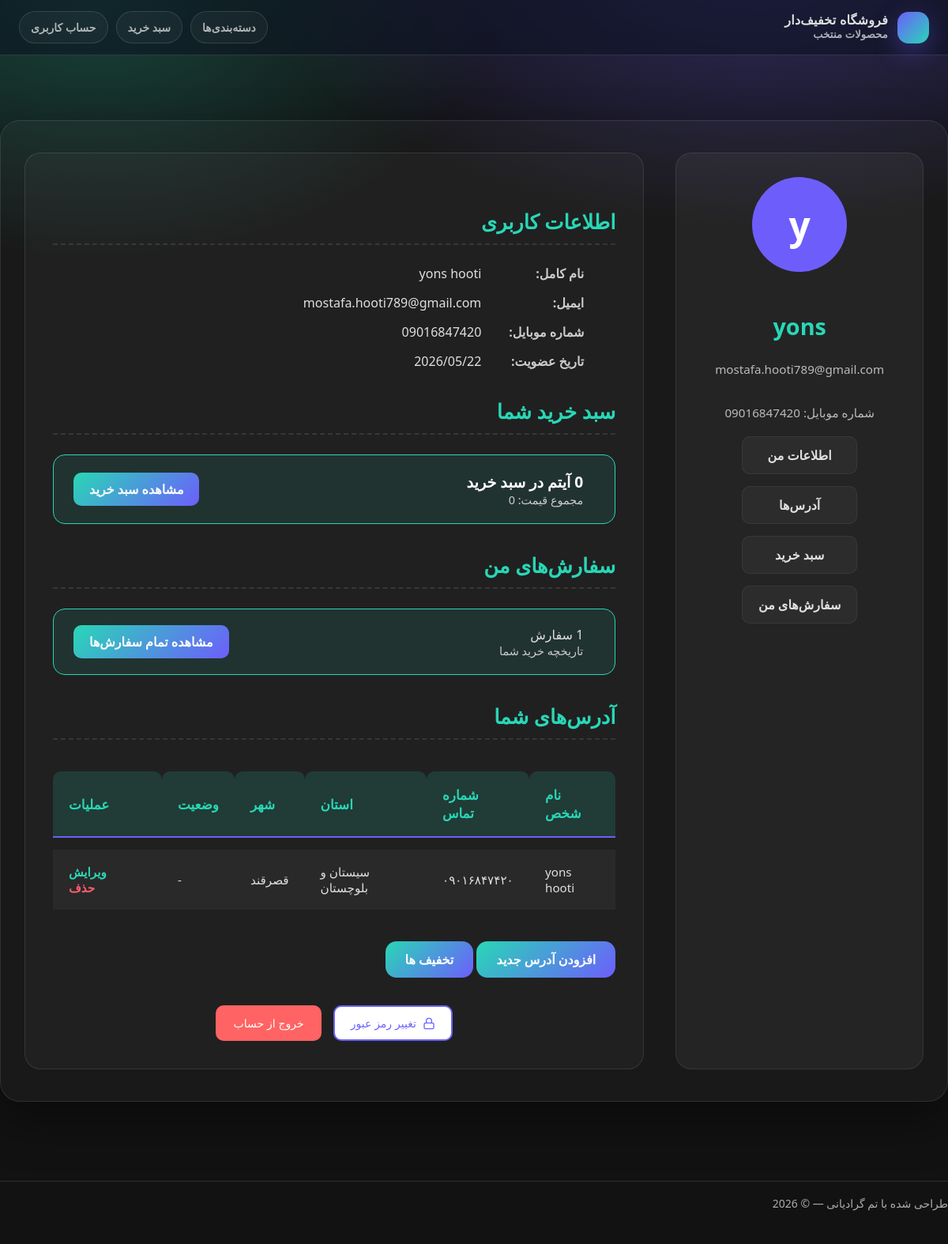
The page /account/profile/ (signed in) on the database its author committed.
### account/models.py (models this page shows, shortened)
class User(AbstractBaseUser, PermissionsMixin):
    phone = models.CharField(max_length=11, unique=True, verbose_name='شماره')
    email = models.EmailField(unique=True,null=True,blank=True,verbose_name="ایمیل")
    first_name = models.CharField(max_length=55, null=True, blank=True, verbose_name='اسم')
    last_name = models.CharField(max_length=55, null=True, blank=True, verbose_name='فامیل')
    is_active = models.BooleanField(default=True)
    is_staff = models.BooleanField(default=False)
    created_at = models.DateTimeField(auto_now_add=True)
    updated_at = models.DateTimeField(auto_now=True)
    date_joined = models.DateTimeField(default=timezone.now)
    manager = UserManager()
    USERNAME_FIELD = 'phone'
    REQUIRED_FIELDS = ["first_name", 'last_name']
    class Meta:
        ordering = ['-created_at']
        indexes = [
            models.Index(fields=["-created_at"]),
        ]

class AddressUser(models.Model):
    user = models.ForeignKey(User, on_delete=models.CASCADE, related_name='user', verbose_name="کاربر")
    phone_number = models.CharField(max_length=11, null=True, blank=True, verbose_name="شماره")
    first_name = models.CharField(max_length=55, verbose_name='اسم', null=True, blank=True)
    last_name = models.CharField(max_length=55, verbose_name='فامیل', null=True, blank=True)
    province = models.CharField(max_length=255, null=True, blank=True, verbose_name="استان")
    city = models.CharField(max_length=255, null=True, blank=True, verbose_name="شهر")
    cod_post = models.CharField(max_length=10, null=True, blank=True, verbose_name="کد پستی")
    created_at = models.DateTimeField(auto_now_add=True)
    updated_at = models.DateTimeField(auto_now=True)
    class Meta:
        ordering = ['-created_at']
        indexes = [
            models.Index(fields=["-created_at"]),
        ]

### account/views.py (the view, shortened to what this page needs)
# urls.py: path('profile/', views.ProfileView.as_view(), name='profile'),
class ProfileView(UserPassesTestMixin, generic.TemplateView):
    template_name = 'account/profile.html'
    def test_func(self):
        if not self.request.user.is_authenticated:
            return False
        return True
    def get_context_data(self, **kwargs):
        context = super().get_context_data(**kwargs)
        context['address_user'] = AddressUser.objects.filter(user=self.request.user)
        cart = Cart(self.request)
        order = Order.objects.filter(user=self.request.user)
        context['orders_count'] = len(order)
        context["total_price"] = cart.total_price()
        context["cart_item_count"] = cart.get_item_count()
        return context

### cart/cart.py (called while the page is built)
    def total_price(self):
        total = []
        for i, j in self.cart.items():
            total.append(int(j['old_price']) * int(j['quantity']))
        return sum(total)

    def get_item_count(self):
        return len(self.cart)

### cart/context_processors.py (called while the page is built)
def cart(request):
    return {'cart': Cart(request)}

### account/templates/account/profile.html (shortened to what this page needs)
{% extends "parent/base.html" %}
{% block content %}
<div class="profile-container">
    <div class="profile-sidebar">
        <div class="avatar">
            {% if user.first_name %}
            {{ user.first_name|slice:":1" }}
            {% elif user.username %}
            {{ user.username|slice:":1" }}
            {% else %}
            <i class="fas fa-user"></i>
            {% endif %}
        </div>
        <h3>{{ user.get_full_name|default:user.first_name }}</h3>
        <p>{{ user.email|default:"ایمیل وارد نشده" }}</p>
        <p>شماره موبایل: {{ user.phone|default:"ثبت نشده" }}</p>
        <div class="user-links">
            <div class="user-links">
                <a href="{% url 'account:profile' %}" class="user-link">
                     اطلاعات من
                </a>
                <a href="#addresses">آدرس‌ها</a>
                <a href="{% url 'cart:detail_cart' %}" class="user-link">
                     سبد خرید
                </a>
                <a href="{% url 'order:order_list' %}" class="user-link">
                     سفارش‌های من
                </a>
            </div>
        </div>
    </div>
    <div class="profile-content">
        <section id="user-info" class="profile-section">
            <h4>اطلاعات کاربری</h4>
            <ul class="user-info-list">
                <li><strong>نام کامل:</strong> {{ user.first_name }} {{user.last_name}}</li>
                <li><strong>ایمیل:</strong> {{ user.email|default:"-' -" }}</li>
                <li><strong>شماره موبایل:</strong> {{ user.phone|default:"-' -" }}</li>
                <li><strong>تاریخ عضویت:</strong> {{ user.date_joined|date:"Y/m/d" }}</li>
            </ul>
        </section>
        <section id="cart" class="profile-section">
            <h4>سبد خرید شما</h4>
            <div class="cart-summary">
                <div class="cart-info">
                    <div class="cart-details">
                        <h5>{{ cart_item_count|default:0 }} آیتم در سبد خرید</h5>
                        <p>مجموع قیمت: {{ total_price }}</p>
                    </div>
                </div>
                <a href="{% url 'cart:detail_cart' %}" class="view-cart-btn">مشاهده سبد خرید</a></div>
        </section>
        <section class="profile-section" id="orders-summary">
            <h4 class="section-title">سفارش‌های من</h4>
            <div class="cart-summary">
                <div class="cart-info">
                    <div class="cart-details">
                <span class="cart-items-count">
                    {{ orders_count|default:"0" }} سفارش
                </span>
                        <p class="text-muted small mb-0">تاریخچه خرید شما</p>
                    </div>
                </div>
                <a href="{% url 'order:order_list' %}"
                   class="view-cart-btn w-100 text-center d-block text-decoration-none mt-3">
                    مشاهده تمام سفارش‌ها
                </a>
            </div>
        </section>
        <section id="addresses" class="profile-section">
            <h4>آدرس‌های شما</h4>
            <div class="address-table-wrapper">
                <table class="address-table">
                    <thead>
                    <tr>
                        <th>نام شخص</th>
                        <th>شماره تماس</th>
                        <th>استان</th>
                        <th>شهر</th>
                        <th>وضعیت</th>
                        <th>عملیات</th>
                    </tr>
                    </thead>
                    <tbody>
                    {% for address in address_user %}
                    <tr>
                        <td>{{ address.user.first_name }} {{ address.user.last_name }}</td>
                        <td>{{ address.phone_number }}</td>
                        <td>{{ address.province }}</td>
                        <td>{{ address.city }}</td>
                        <td>
                            {% if address.is_default %}
                            <span class="badge-default">پیش‌فرض</span>
                            {% else %}
                            -
                            {% endif %}
                        </td>
                        <td class="actions">
                            <a href="{% url 'account:edit_address' address.pk %}" class="edit-link"> ویرایش</a>
                            <a href="{% url 'account:delete_address' address.pk %}"
                               onclick="return confirm('آیا از حذف این آدرس مطمئن هستید؟');" class="delete-link"> حذف</a>
                        </td>
                    </tr>
                    {% empty %}
                    <tr>
                        <td colspan="6" style="text-align: center; padding: 30px;">هیچ آدرسی ثبت نشده است.</td>
                    </tr>
                    {% endfor %}
                    </tbody>
                </table>
            </div>
            <a href="{% url 'account:address_create' %}" class="add-address-btn">
                افزودن آدرس جدید</a>
            {% if user.is_superuser %}
            <a href="{% url 'coupon:coupon_list' %}" class="add-address-btn">
                تخفیف ها</a>
            {% endif %}
        </section>
        <div class="profile-actions-container">
            <a href="{% url 'account:password_change' %}" class="btn-shared btn-change-pass">
                <svg class="icon-lock" viewBox="0 0 24 24">
                    <rect x="3" y="11" width="18" height="11" rx="2" ry="2"></rect>
                    <path d="M7 11V7a5 5 0 0 1 10 0v4"></path>
                </svg>
                تغییر رمز عبور
            </a>
            <a href="{% url 'account:logout' %}" class="btn-shared btn-logout">
                خروج از حساب
            </a>
        </div>
    </div>
</div>
{% endblock %}

### catalog/templates/parent/base.html (style rules this page uses)
:root { --bg: #0b1220; --card: rgba(255,255,255,.06); --card2: rgba(255,255,255,.09); --text: rgba(255,255,255,.92); --muted: rgba(255,255,255,.65); --border: rgba(255,255,255,.12); --primary: #6d5efc; --primary2: #28d7b6; --danger: #ff4d6d; --shadow: 0 18px 60px rgba(0,0,0,.35); --radius: 18px; }
* { box-sizing: border-box; }
body { margin:0; font-family:"Vazirmatn", system-ui, -apple-system, Segoe UI, Roboto, Arial; background: radial-gradient(1200px 700px at 80% -100px, rgba(109,94,252,.38), transparent 55%), radial-gradient(1000px 650px at 10% 0px, rgba(40,215,182,.25), transparent 50%), var(--bg); color: var(--text); }
a { color: inherit; text-decoration: none; }

### rows shown on the page
User: first_name "y", get_full_name "yons", email "mostafa.hooti789@gmail.com", phone "09016847420", first_name "yons", last_name "hooti", date_joined "2026/05/22"
AddressUser: user.first_name "yons", user.last_name "hooti", phone_number "۰۹۰۱۶۸۴۷۴۲۰", province "سیستان و بلوچستان", city "قصرقند"

### other values the page prints
{{ cart_item_count|default:0 }} "0"
{{ total_price }} "0"
